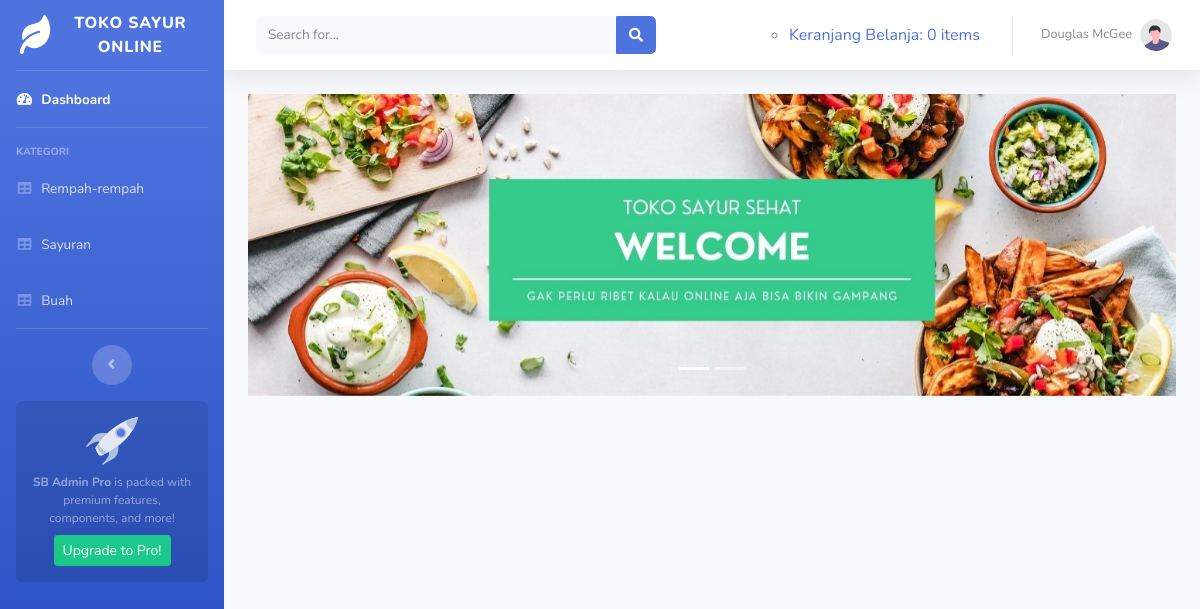
The app's page /toko_online/index.php, older data.
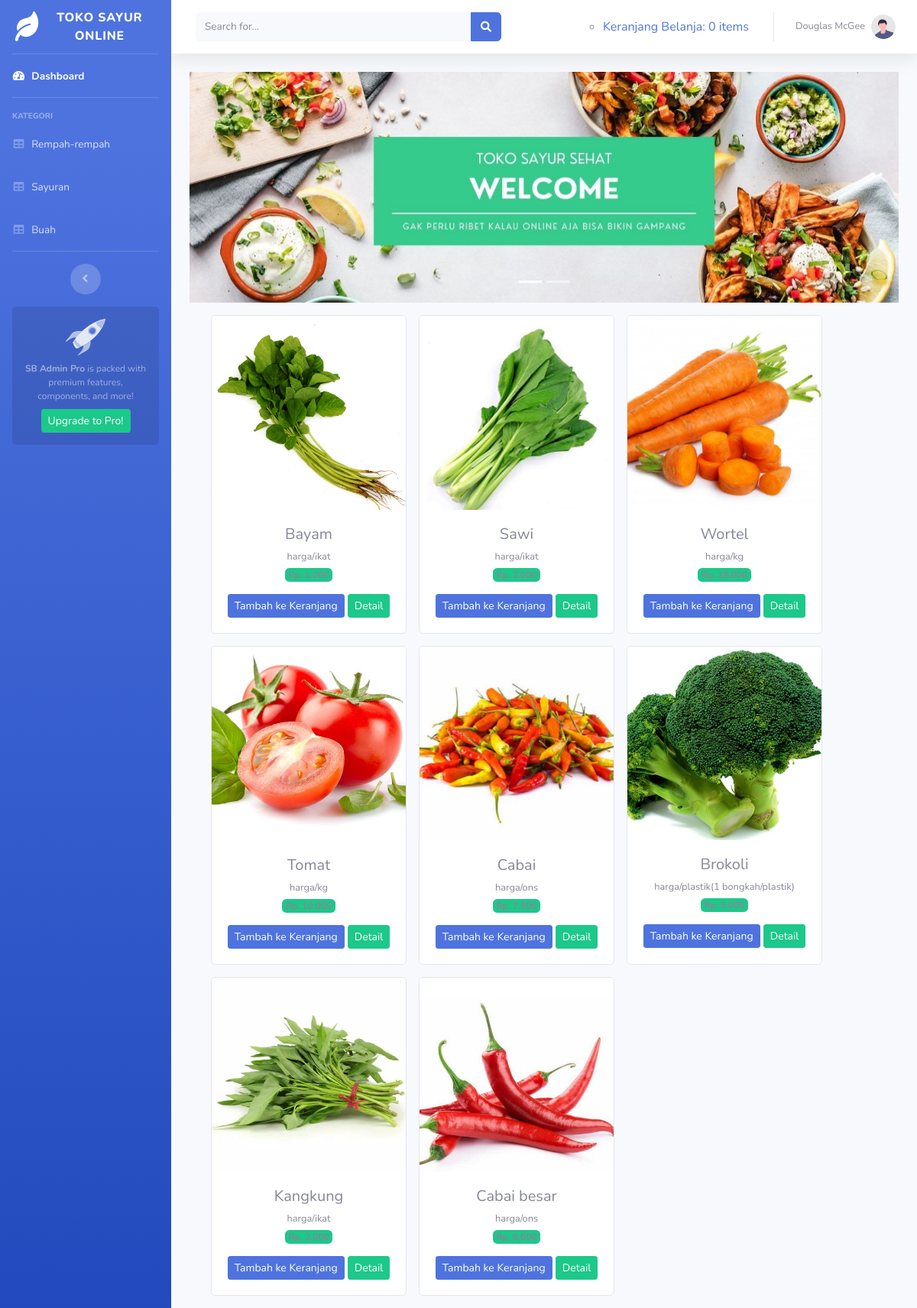
The same page, newer data.
### tables this page shows
CREATE TABLE `sayuran` (
  `id_sayuran` int(11) NOT NULL,
  `nama_sayuran` varchar(120) NOT NULL,
  `keterangan` varchar(225) NOT NULL,
  `kategori` varchar(60) NOT NULL,
  `harga` int(11) NOT NULL,
  `stok` int(4) NOT NULL,
  `gambar` text NOT NULL
);

### toko_online/application/controllers/dashboard.php (called while the page is built, shortened)
<?php
class Dashboard extends CI_Controller {
    public function index()
    {
        $data['barang'] = $this->model_barang->tampil_data()->result();
        $this->load->view('templates/header');
        $this->load->view('templates/sidebar');
        $this->load->view('dashboard', $data);
        $this->load->view('templates/footer');
    }
}

### toko_online/index.php (called while the page is built, shortened)
<?php
require_once BASEPATH.'core/CodeIgniter.php';

### toko_online/application/models/model_barang.php (called while the page is built, shortened)
<?php
class model_barang extends CI_model{
	public function tampil_data(){
		return $this->db->get('sayuran');
	}
}

### toko_online/application/views/dashboard.php (the view, shortened to what this page needs)
<div class="container-fluid">
    <div id="carouselExampleIndicators" class="carousel slide" data-ride="carousel">
          <ol class="carousel-indicators">
            <li data-target="#carouselExampleIndicators" data-slide-to="0" class="active" ></li>
             <li data-target="#carouselExampleIndicators" data-slide-to="1"></li>
         </ol>
          <div class="carousel-inner">
            <div class="carousel-item active">
              <img src="<?php echo base_url('assets/img/slider1.jpg')?>" class="d-block w-100" alt="...">
            </div>
          </div>
        </div>
<div class="container-fluid">
	<div class="row text-center mt-3">
		<?php foreach ($barang as $brg) : ?>
			<div class="card ml-3 mb-3" style="width: 16rem;">
        <img src="<?php echo base_url().'/assets/img/'.$brg->gambar ?>" class="card-img-top" alt="...">
        <div class="card-body">
        <h5 class="card-title mb-1"><?php echo $brg->nama_sayuran ?></h5>
        <small><?php echo $brg->keterangan ?></small><br>
        <span class="badge bg-success mb-3">Rp.
          <?php echo number_format($brg->harga, 0, ',','.') ?></span><br>
          <?php echo anchor('dashboard/tambah_ke_keranjang/'.$brg ->id_sayuran,'<div class="btn btn-sm btn-primary">Tambah ke Keranjang</div>') ?>
         <?php echo anchor('dashboard/detail/'.$brg ->id_sayuran,'<div class="btn btn-sm btn-success">Detail</div>') ?>
      </div>
    </div>
		<?php endforeach; ?>
	</div>
</div>

### toko_online/application/views/templates/header.php (shortened to what this page needs)
<!DOCTYPE html>
<html lang="en">
<head>
    <link href="<?php echo base_url() ?>assets/vendor/fontawesome-free/css/all.min.css" rel="stylesheet" type="text/css">
    <link href="<?php echo base_url() ?>assets/css/sb-admin-2.min.css" rel="stylesheet">
</head>

### toko_online/application/views/templates/sidebar.php (shortened to what this page needs)
<body id="page-top">
    <div id="wrapper">
        <ul class="navbar-nav bg-gradient-primary sidebar sidebar-dark accordion" id="accordionSidebar">
            <a class="sidebar-brand d-flex align-items-center justify-content-center" href="index.html">
                <div class="sidebar-brand-icon rotate-n-15">
                <i class="fas fa-leaf"></i>
                </div>
                <div class="sidebar-brand-text mx-3">TOKO SAYUR ONLINE</div>
            </a>
            <hr class="sidebar-divider my-0">
            <li class="nav-item active">
                <a class="nav-link" href="<?php echo base_url('dashboard/index')?>">
                    <i class="fas fa-fw fa-tachometer-alt"></i>
                    <span>Dashboard</span></a>
            </li>
            <hr class="sidebar-divider">
            <div class="sidebar-heading">
                Kategori
            </div>
            <li class="nav-item">
                <a class="nav-link" href="<?php echo base_url('kategori/rempahrempah')?>">
                    <i class="fas fa-fw fa-table"></i>
                    <span>Rempah-rempah</span></a>
            </li>
            <li class="nav-item">
                <a class="nav-link" href="<?php echo base_url('kategori/Sayuran')?>">
                    <i class="fas fa-fw fa-table"></i>
                    <span>Sayuran</span></a>
            </li>
            <li class="nav-item">
                <a class="nav-link" href="<?php echo base_url('kategori/buah')?>">
                    <i class="fas fa-fw fa-table"></i>
                    <span>Buah</span></a>
            </li>
            <hr class="sidebar-divider d-none d-md-block">
            <div class="text-center d-none d-md-inline">
                <button class="rounded-circle border-0" id="sidebarToggle"></button>
            </div>
            <div class="sidebar-card d-none d-lg-flex">
                <img class="sidebar-card-illustration mb-2" src="img/undraw_rocket.svg" alt="...">
                <p class="text-center mb-2"><strong>SB Admin Pro</strong> is packed with premium features, components, and more!</p>
                <a class="btn btn-success btn-sm" href="https://startbootstrap.com/theme/sb-admin-pro">Upgrade to Pro!</a>
            </div>
        </ul>
        <div id="content-wrapper" class="d-flex flex-column">
            <div id="content">
                <nav class="navbar navbar-expand navbar-light bg-white topbar mb-4 static-top shadow">
                    <form
                        class="d-none d-sm-inline-block form-inline mr-auto ml-md-3 my-2 my-md-0 mw-100 navbar-search">
                        <div class="input-group">
                            <input type="text" class="form-control bg-light border-0 small" placeholder="Search for..."
                                aria-label="Search" aria-describedby="basic-addon2">
                            <div class="input-group-append">
                                <button class="btn btn-primary" type="button">
                                    <i class="fas fa-search fa-sm"></i>
                                </button>
                            </div>
                        </div>
                    </form>
                    <ul class="navbar-nav ml-auto">
                        <div class="navbar">
                            <ul calss="nav navbar-nav navbar-right">
                                <li>
                                    <?php
                                    $keranjang = 'Keranjang Belanja: '.$this->cart->total_items(). ' items'
                                    ?>
                                    <?php echo anchor ('dashboard/detail_keranjang', $keranjang )  ?>
                                </li>
                            </ul>
                        </div>
                        <li class="nav-item dropdown no-arrow">
                            <a class="nav-link dropdown-toggle" href="#" id="userDropdown" role="button"
                                data-toggle="dropdown" aria-haspopup="true" aria-expanded="false">
                                <span class="mr-2 d-none d-lg-inline text-gray-600 small">Douglas McGee</span>
                                <img class="img-profile rounded-circle"
                                    src="img/undraw_profile.svg">
                            </a>
                        </li>
                    </ul>
                </nav>

### toko_online/application/views/templates/footer.php (shortened to what this page needs)
</body>
</html>

Row changes from the older to the newer data that the page shows:
added sayuran: gambar (picture), nama_sayuran "Bayam", keterangan "harga/ikat", harga "1.000", id_sayuran "Tambah ke Keranjang", id_sayuran "Detail"
added sayuran: gambar (picture), nama_sayuran "Sawi", keterangan "harga/ikat", harga "2.000", id_sayuran "Tambah ke Keranjang", id_sayuran "Detail"
added sayuran: gambar (picture), nama_sayuran "Wortel", keterangan "harga/kg", harga "18.000", id_sayuran "Tambah ke Keranjang", id_sayuran "Detail"
added sayuran: gambar (picture), nama_sayuran "Tomat", keterangan "harga/kg", harga "10.000", id_sayuran "Tambah ke Keranjang", id_sayuran "Detail"
added sayuran: gambar (picture), nama_sayuran "Cabai", keterangan "harga/ons", harga "7.500", id_sayuran "Tambah ke Keranjang", id_sayuran "Detail"
added sayuran: gambar (picture), nama_sayuran "Brokoli", keterangan "harga/plastik(1 bongkah/plastik)", harga "5.000", id_sayuran "Tambah ke Keranjang", id_sayuran "Detail"
added sayuran: gambar (picture), nama_sayuran "Kangkung", keterangan "harga/ikat", harga "2.000", id_sayuran "Tambah ke Keranjang", id_sayuran "Detail"
added sayuran: gambar (picture), nama_sayuran "Cabai besar", keterangan "harga/ons", harga "6.000", id_sayuran "Tambah ke Keranjang", id_sayuran "Detail"
